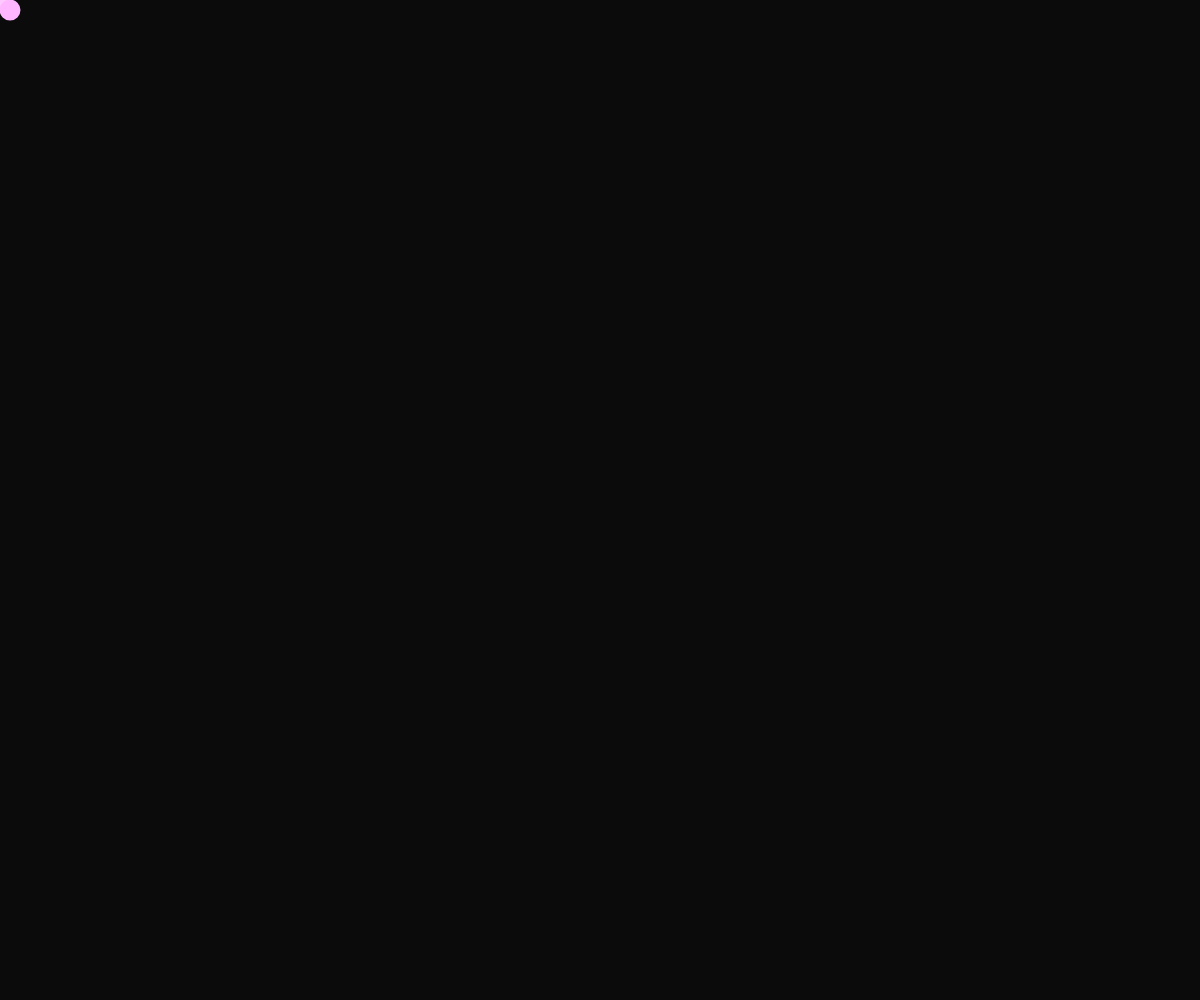
Frame 1 (no input)
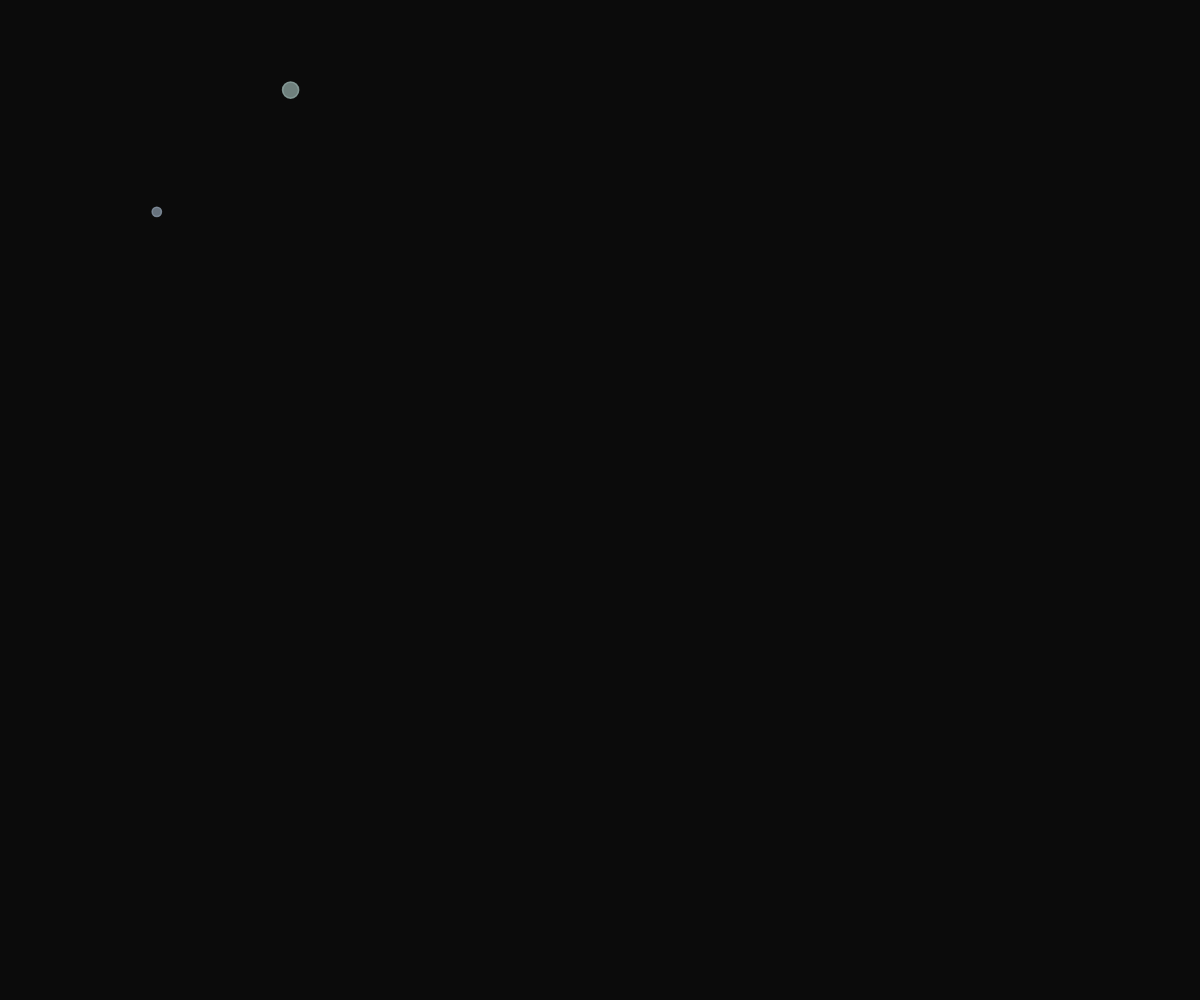
Frame 60 (no input)
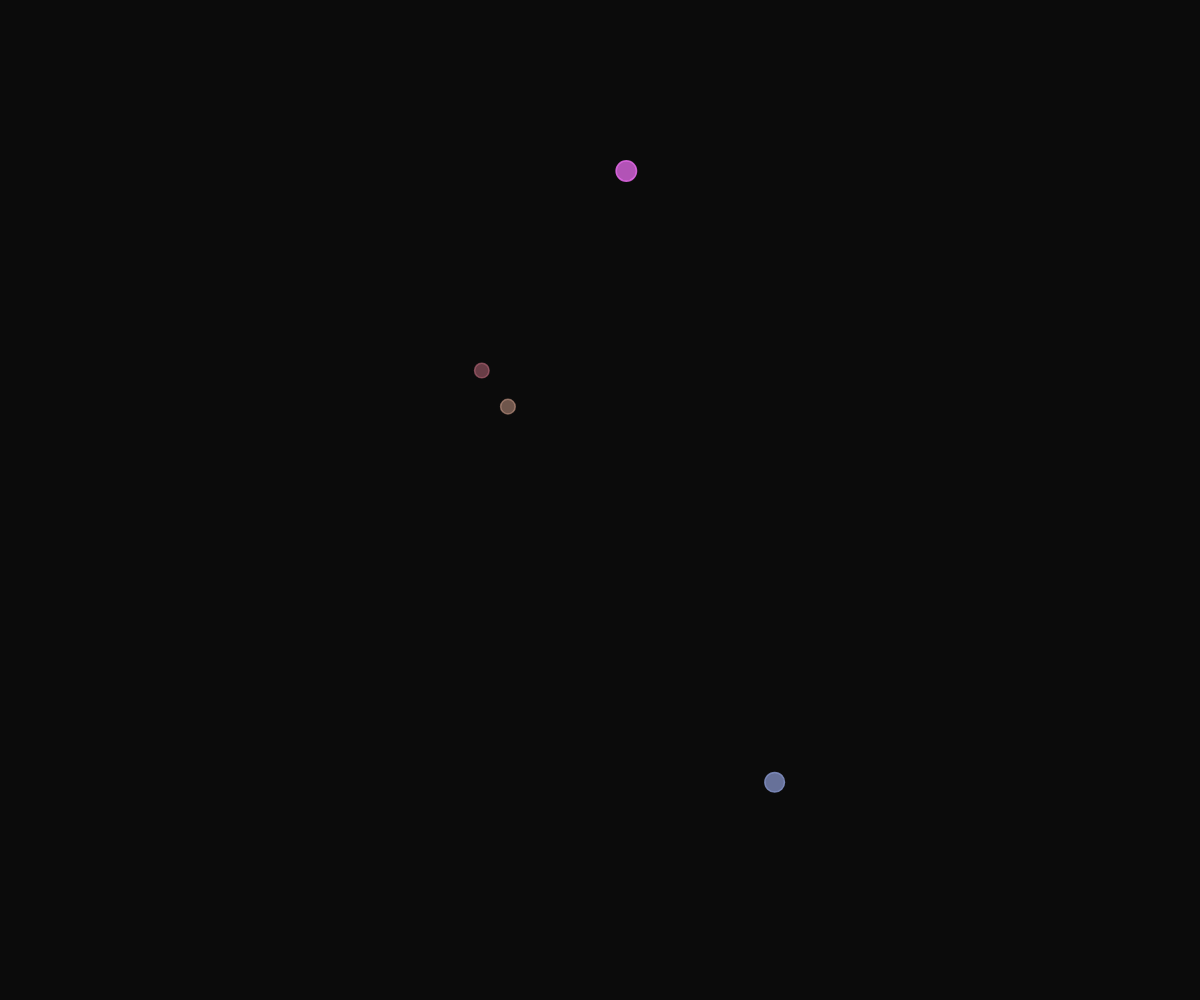
Frame 120 (the mouse pressed at the canvas centre since frame 60)

The p5.js sketch that drew these frames (run headless with seeded random() and noise() and a simulated clock; from frame 60 on, the mouse is pressed at the canvas centre):

// p5.js sketch
// ── sketch.js
let ball, follow, followers;
followers = [];

function setup() {
  createCanvas(windowWidth, windowHeight);
  ball = new Ball();
  follow = new Child(ball, mouseX, mouseY);
}

function mouseMoved() {
  ball.pos = createVector(mouseX, mouseY);
  for (let i = 0; i < 2; i++) {
    followers.push(new Child(ball, mouseX, mouseY));
  }
}

function draw() {
  background(11);
  // blendMode(EXCLUSION);

  let grav = createVector(0, 0);

  // ball.applyForce(grav);
  // ball.move();
  // ball.cap();
  // ball.display();

  followers = followers.filter((follower) => {
    follower.move();
    follower.cap();
    follower.display();
    ball.moveAway(follower);

    for (let j = 0; j < followers.length; j++) {
      if (follower !== followers[j]) {
        follower.moveAway(followers[j]);
      }
    }

    return follower.opacity > 0; 
  });
}

// ── Balls.js
let size, red, blue, green, rN, gN, bN, Sz, nsz;
size = 100;

function Ball() {
  this.pos = createVector(mouseX, mouseY);
  this.direction = p5.Vector.random2D();
  this.direction.mult(random(50));
  this.acc = createVector(0, 0);

  this.display = function () {
    strokeWeight(10);
    stroke(200 - 50, 100 - 50, 280 - 50, 20);
    fill(220, 120, 340, 200);
    ellipse(this.pos.x, this.pos.y, size, size);
  };

  this.applyForce = function (force) {
    this.acc.add(force);
  };

  this.cap = function () {
    if (this.pos.y >= height - 200 - size / 2) {
      this.pos.y = height - 200 - size / 2;
      this.direction.y *= -1;
      this.acc.mult(0);
    }

    if (ball.pos.y <= 200 + size / 2) {
      ball.pos.y = 200 + size / 2;
      ball.direction.y *= -1;
      this.acc.mult(0);
    }

    if (this.pos.x >= width - 200 - size / 2) {
      this.pos.x = width - 200 - size / 2;
      this.direction.x *= -1;
      this.acc.mult(0);
    }

    if (this.pos.x <= 200 + size / 2) {
      this.pos.x = 200 + size / 2;
      this.direction.x *= -1;
      this.acc.mult(0);
    }
  };

  this.move = function () {
    this.direction.add(this.acc);
    this.pos.add(this.direction);
    this.direction.limit(10);
    this.acc.mult(0);
  };

  this.moveAway = function (child) {
    let pushZone = 200;
    let dis = p5.Vector.dist(this.pos, child.pos);
    if (dis < pushZone) {
      let pushForce = p5.Vector.sub(this.pos, child.pos);
      pushForce.setMag(map(dis, 0, pushZone, 10, 0));
      this.applyForce(pushForce);
    }
  };
}

function Child(ball, x, y) {
  this.pos = createVector(x, y);
  this.direction = p5.Vector.random2D();
  this.acc = createVector(0, 0);
  this.opacity = 255;

  this.display = function () {
    red = 0.0035;
    green = 0.0085;
    blue = 0.0025;
    nsz = 0.005;

    rN = noise(this.pos.x * red, this.pos.y * red) *400;
    gN = noise(this.pos.x * green, this.pos.y * green) * 300;
    bN = noise(this.pos.x * blue, this.pos.y * blue) * 400;
    Sz = noise(this.pos.x * nsz, this.pos.y * nsz) * 30;

    strokeWeight(1.5);
    stroke(rN, gN, bN, this.opacity + 20);
    fill(rN, gN, bN, this.opacity);
    ellipse(this.pos.x, this.pos.y, Sz);

    this.opacity -= 1;
  };

  this.applyForce = function (force) {
    this.acc.add(force);
  };

  this.cap = function () {
    if (this.pos.y >= height - Sz / 2) {
      this.pos.y = height - Sz / 2;
      this.direction.y *= -1;
      this.acc.mult(0);
    }

    if (this.pos.y <= 0 + Sz / 2) {
      this.pos.y = 0 + Sz / 2;
      this.direction.y *= -1;
      this.acc.mult(0);
    }

    if (this.pos.x >= width - Sz / 2) {
      this.pos.x = width - Sz / 2;
      this.direction.x *= -1;
      this.acc.mult(0);
    }

    if (this.pos.x <= 0 + Sz / 2) {
      this.pos.x = 0 + Sz / 2;
      this.direction.x *= -1;
      this.acc.mult(0);
    }
  };

  this.move = function () {
    this.bigBall = createVector(ball.pos.x, ball.pos.y);
    let pullForce = p5.Vector.sub(this.bigBall, this.pos);
    pullForce.setMag(0.5);
    this.applyForce(pullForce);

    this.direction.add(this.acc);
    this.pos.add(this.direction);
    this.direction.setMag(6);
    this.acc.mult(0);
  };

  this.moveAway = function (child) {
    let pushZone = 5;
    let dis = p5.Vector.dist(this.pos, child.pos);
    if (dis < pushZone) {
      let pushForce = p5.Vector.sub(this.pos, child.pos);
      pushForce.setMag(map(dis, 0, pushZone, 8, 0));
      this.applyForce(pushForce);
    }
  };
}

// ── style.css
html, body{
padding: 0 ;
margin: 0 ;
box-sizing: border-box;
overflow: hidden;
}
